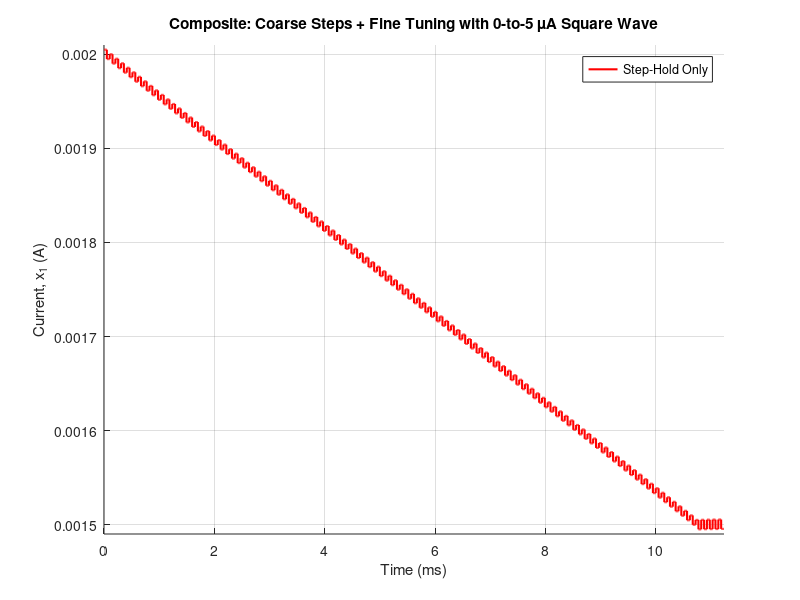

This figure's MATLAB source:
%%%%%%%%%%%%%%%%%%%%%%%%%%%%%%%%%%%%%%%%%%%%%%%%%%%%%%%%%%%%%%%%%%%%%
% Composite Signal Example:
%   - Coarse region: from 2.0 mA to 1.5 mA in ~12 µA steps.
%   - Fine-tuning region: starting at 1.5 mA with 100 nA steps (N_fine steps).
%   - The high-frequency square wave is now modified to range from 0 to 5 µA.
%%%%%%%%%%%%%%%%%%%%%%%%%%%%%%%%%%%%%%%%%%%%%%%%%%%%%%%%%%%%%%%%%%%%%

clear; clc; close all;

%% 1) Define the common step rate parameters
f_step = 9.7e3;         % Stepping frequency (steps per second)
T_step = 1 / f_step;    % Time period for each step

%% 2) Coarse Region Setup (2.0 mA down to 1.5 mA with ~12 µA decrements)
x1_start = 2.0e-3;      % 2.0 mA
x1_target = 1.5e-3;     % 1.5 mA

% Calculate number of coarse steps so that final value equals 1.5 mA.
% Desired step size is 12 µA, but the exact number may not be an integer.
N_coarse = round((x1_start - x1_target) / (12e-6/2.5));
% Use linspace so that the final value is exactly 1.5 mA.
x1_coarse = linspace(x1_start, x1_target, N_coarse+1); 
t_step_coarse = (0:N_coarse) * T_step;

%% 3) Fine-Tuning Region Setup (starting at 1.5 mA, +100 nA per step)
N_fine = 5;                     % Number of fine steps (adjust as needed)
fine_step_size = 100e-9;        % 100 nA per step
x1_fine = x1_target + (0:N_fine)*fine_step_size;
% For the fine steps, define time points starting from the end of coarse.
t_step_fine = (N_coarse : N_coarse+N_fine) * T_step;

%% 4) Combine Coarse and Fine Regions
% Avoid duplicating the time point at 1.5 mA (end of coarse = start of fine).
t_step_all = [t_step_coarse, t_step_fine(2:end)];
x1_all = [x1_coarse, x1_fine(2:end)];

%% 5) Create a Fine Time Axis for Smooth Plotting
Fs = 1e6;                     % Sampling rate: 1 MHz
t_fine_end = t_step_all(end);
t_fine = 0 : 1/Fs : t_fine_end;

%% 6) Build the Step-Hold (Staircase) Signal using 'previous' interpolation
x1_step = interp1(t_step_all, x1_all, t_fine, 'previous');

%% 7) Build the Modified High-Frequency Square Wave Component
% Define the frequency for the 30 kHz square wave.
f_high = 9.7e3;  % 30 kHz square wave frequency

% Generate the base square wave, originally ±1.
sq_wave_base = square(2*pi*f_high*t_fine);

% Convert the bipolar square wave (range -1 to 1) to unipolar (range 0 to 1)
% and then scale it to have an amplitude from 0 to 5 µA.
sq_wave_final = (sq_wave_base ) * 5e-6;

%% 8) Combine the Step-Hold Signal with the Square Wave
x1_final = x1_step + sq_wave_final;

%% 9) Plot the Results
figure('Color','w');
hold on; grid on;

% Plot the baseline (step-hold) signal in thick blue.
%plot(t_fine*1e3, x1_step, 'LineWidth', 2, 'Color', 'b');

% Plot the composite signal (steps + modified square wave) in thin red.
plot(t_fine*1e3, x1_final, 'LineWidth', 1.5, 'Color', 'r');

xlabel('Time (ms)');
ylabel('Current, x_1 (A)');
title('Composite: Coarse Steps + Fine Tuning with 0-to-5 µA Square Wave');
legend('Step-Hold Only', 'Step + 0-to-5 µA Square', 'Location', 'best');

% Set x and y axis limits (adjust as needed)
xlim([0, t_fine_end*1e3]);
ylim([1.49e-3, 2.01e-3]);
